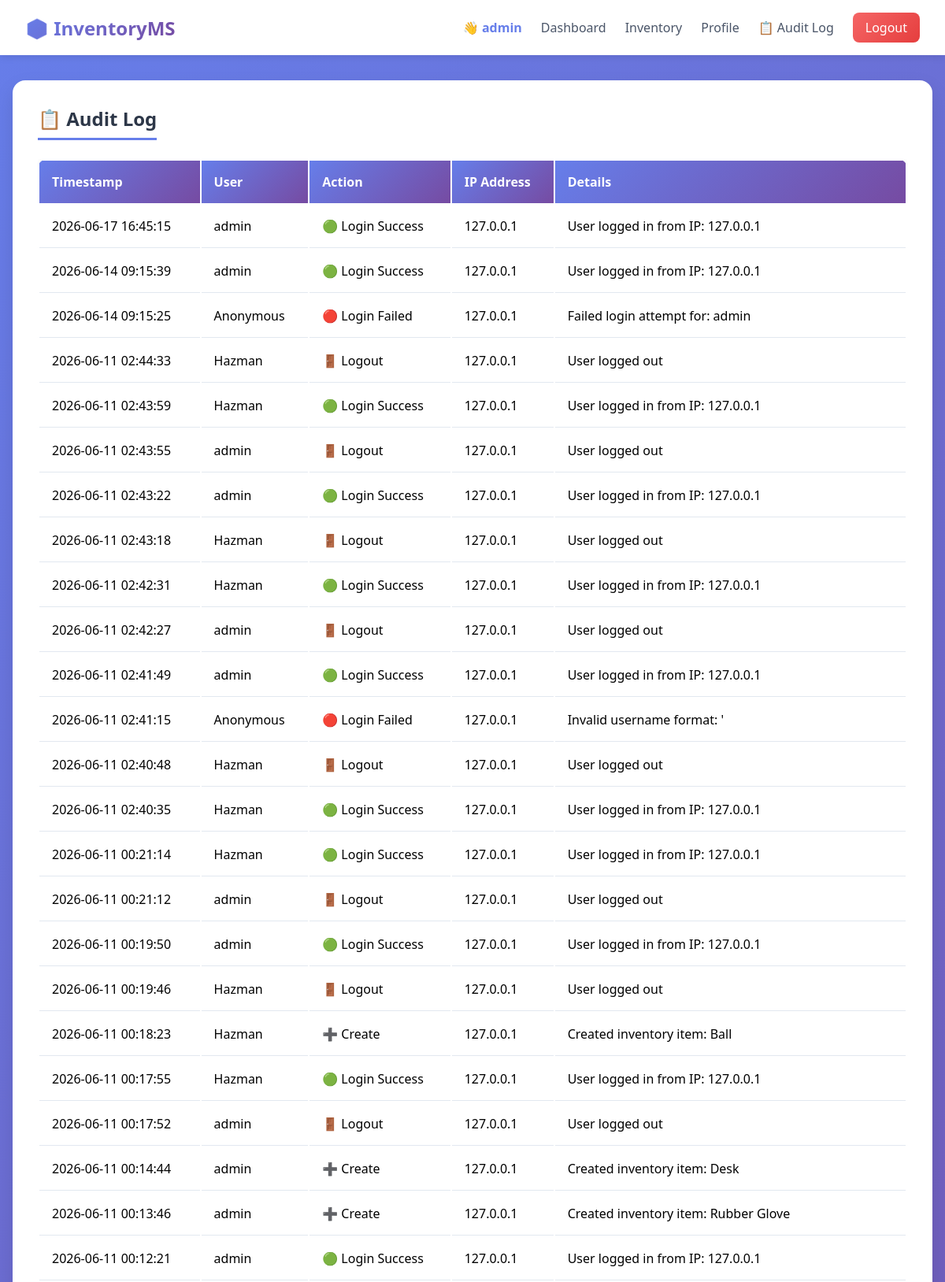
Page /audit-log/ (signed in, upper part) on the committed database.
### inventory/models.py (models this page shows, shortened)
class AuditLog(models.Model):
    ACTION_CHOICES = [
        ('login_success', 'Login Success'),
        ('login_failed', 'Login Failed'),
        ('logout', 'Logout'),
        ('create', 'Create'),
        ('update', 'Update'),
        ('delete', 'Delete'),
        ('access_denied', 'Access Denied'),
    ]
    user = models.ForeignKey(User, on_delete=models.SET_NULL, null=True, blank=True)
    action = models.CharField(max_length=20, choices=ACTION_CHOICES)
    ip_address = models.GenericIPAddressField(null=True, blank=True)
    user_agent = models.TextField(blank=True)
    details = models.TextField(blank=True)
    timestamp = models.DateTimeField(auto_now_add=True)
    class Meta:
        ordering = ['-timestamp']

### inventory/views.py (the view)
# urls.py: path('audit-log/', views.audit_log_view, name='audit_log'),
@login_required
@role_required(['admin'])  # Only admin can view audit logs
def audit_log_view(request):
    logs = AuditLog.objects.all()[:100]  # Last 100 logs
    return render(request, 'audit_log.html', {'logs': logs})

### airscan/inventory/templates/audit_log.html
{% extends 'base.html' %}
{% block content %}
<div class="card">
    <h2 class="card-header">📋 Audit Log</h2>
    <div style="overflow-x: auto;">
        <table>
            <thead>
                <tr>
                    <th>Timestamp</th>
                    <th>User</th>
                    <th>Action</th>
                    <th>IP Address</th>
                    <th>Details</th>
                </tr>
            </thead>
            <tbody>
                {% for log in logs %}
                <tr>
                    <td>{{ log.timestamp|date:"Y-m-d H:i:s" }}</td>
                    <td>{{ log.user.username|default:"Anonymous"|escape }}</td>
                    <td>
                        {% if log.action == 'login_success' %}🟢 Login Success
                        {% elif log.action == 'login_failed' %}🔴 Login Failed
                        {% elif log.action == 'logout' %}🚪 Logout
                        {% elif log.action == 'create' %}➕ Create
                        {% elif log.action == 'update' %}✏️ Update
                        {% elif log.action == 'delete' %}🗑️ Delete
                        {% else %}{{ log.action|escape }}{% endif %}
                    </td>
                    <td>{{ log.ip_address|default:"N/A" }}</td>
                    <td>{{ log.details|escape|truncatechars:50 }}</td>
                </tr>
                {% empty %}
                <tr><td colspan="5" style="text-align: center;">📭 No logs available.</td></tr>
                {% endfor %}
            </tbody>
        </table>
    </div>
</div>
{% endblock %}

### airscan/inventory/templates/base.html (shortened to what this page needs)
<!DOCTYPE html>
<html lang="en">
<head>
</head>
<body>
    <nav class="navbar">
        <div class="logo">📦 InventoryMS</div>
        <div class="nav-links">
            {% if user.is_authenticated %}
                <span class="user-greeting">👋 {{ user.username|escape }}</span>
                <a href="{% url 'dashboard' %}">Dashboard</a>
                <a href="{% url 'inventory_list' %}">Inventory</a>
                <a href="{% url 'profile' %}">Profile</a>
                {% if user.is_superuser %}
                    <a href="{% url 'audit_log' %}">📋 Audit Log</a>
                {% endif %}
                <a href="{% url 'logout' %}" class="logout-btn">Logout</a>
            {% else %}
                <a href="{% url 'login' %}">Login</a>
                <a href="{% url 'register' %}">Register</a>
            {% endif %}
        </div>
    </nav>
    <div class="container">
        {% block content %}{% endblock %}
    </div>
</body>
</html>

### airscan/inventory/templates/base.html (style rules this page uses)
* { margin: 0; padding: 0; box-sizing: border-box; }
body { font-family: 'Segoe UI', Tahoma, Geneva, Verdana, sans-serif; background: linear-gradient(135deg, #667eea 0%, #764ba2 100%); min-height: 100vh; }
.navbar { background: white; box-shadow: 0 2px 10px rgba(0,0,0,0.1); padding: 1rem 2rem; display: flex; justify-content: space-between; align-items: center; flex-wrap: wrap; }
.logo { font-size: 1.5rem; font-weight: bold; background: linear-gradient(135deg, #667eea, #764ba2); -webkit-background-clip: text; background-clip: text; color: transparent; }
.nav-links { display: flex; gap: 1.5rem; align-items: center; flex-wrap: wrap; }
.nav-links a { text-decoration: none; color: #4a5568; font-weight: 500; transition: color 0.3s; }
.user-greeting { color: #667eea; font-weight: bold; }
.logout-btn { background: linear-gradient(135deg, #f56565, #e53e3e); color: white !important; padding: 0.5rem 1rem; border-radius: 8px; }
.container { max-width: 1200px; margin: 2rem auto; padding: 0 1rem; }
.card { background: white; border-radius: 16px; box-shadow: 0 10px 25px rgba(0,0,0,0.1); padding: 2rem; margin-bottom: 1.5rem; }
.card-header { font-size: 1.5rem; font-weight: bold; color: #2d3748; margin-bottom: 1.5rem; padding-bottom: 0.5rem; border-bottom: 3px solid #667eea; display: inline-block; }
table { width: 100%; background: white; border-radius: 12px; overflow: hidden; box-shadow: 0 5px 15px rgba(0,0,0,0.1); }
th { background: linear-gradient(135deg, #667eea, #764ba2); color: white; padding: 1rem; text-align: left; }
td { padding: 1rem; border-bottom: 1px solid #e2e8f0; }

### rows in the picture
AuditLog: timestamp "2026-06-17 16:45:15", user.username "admin", action "🟢 Login Success", ip_address "127.0.0.1", details "User logged in from IP: 127.0.0.1"
AuditLog: timestamp "2026-06-14 09:15:39", user.username "admin", action "🟢 Login Success", ip_address "127.0.0.1", details "User logged in from IP: 127.0.0.1"
AuditLog: timestamp "2026-06-14 09:15:25", user.username "Anonymous", action "🔴 Login Failed", ip_address "127.0.0.1", details "Failed login attempt for: admin"
AuditLog: timestamp "2026-06-11 02:44:33", user.username "Hazman", action "🚪 Logout", ip_address "127.0.0.1", details "User logged out"
AuditLog: timestamp "2026-06-11 02:43:59", user.username "Hazman", action "🟢 Login Success", ip_address "127.0.0.1", details "User logged in from IP: 127.0.0.1"
AuditLog: timestamp "2026-06-11 02:43:55", user.username "admin", action "🚪 Logout", ip_address "127.0.0.1", details "User logged out"
AuditLog: timestamp "2026-06-11 02:43:22", user.username "admin", action "🟢 Login Success", ip_address "127.0.0.1", details "User logged in from IP: 127.0.0.1"
AuditLog: timestamp "2026-06-11 02:43:18", user.username "Hazman", action "🚪 Logout", ip_address "127.0.0.1", details "User logged out"
AuditLog: timestamp "2026-06-11 02:42:31", user.username "Hazman", action "🟢 Login Success", ip_address "127.0.0.1", details "User logged in from IP: 127.0.0.1"
AuditLog: timestamp "2026-06-11 02:42:27", user.username "admin", action "🚪 Logout", ip_address "127.0.0.1", details "User logged out"
AuditLog: timestamp "2026-06-11 02:41:49", user.username "admin", action "🟢 Login Success", ip_address "127.0.0.1", details "User logged in from IP: 127.0.0.1"
AuditLog: timestamp "2026-06-11 02:41:15", user.username "Anonymous", action "🔴 Login Failed", ip_address "127.0.0.1", details "Invalid username format: '"
AuditLog: timestamp "2026-06-11 02:40:48", user.username "Hazman", action "🚪 Logout", ip_address "127.0.0.1", details "User logged out"
AuditLog: timestamp "2026-06-11 02:40:35", user.username "Hazman", action "🟢 Login Success", ip_address "127.0.0.1", details "User logged in from IP: 127.0.0.1"
AuditLog: timestamp "2026-06-11 00:21:14", user.username "Hazman", action "🟢 Login Success", ip_address "127.0.0.1", details "User logged in from IP: 127.0.0.1"
AuditLog: timestamp "2026-06-11 00:21:12", user.username "admin", action "🚪 Logout", ip_address "127.0.0.1", details "User logged out"
AuditLog: timestamp "2026-06-11 00:19:50", user.username "admin", action "🟢 Login Success", ip_address "127.0.0.1", details "User logged in from IP: 127.0.0.1"
AuditLog: timestamp "2026-06-11 00:19:46", user.username "Hazman", action "🚪 Logout", ip_address "127.0.0.1", details "User logged out"
AuditLog: timestamp "2026-06-11 00:18:23", user.username "Hazman", action "➕ Create", ip_address "127.0.0.1", details "Created inventory item: Ball"
AuditLog: timestamp "2026-06-11 00:17:55", user.username "Hazman", action "🟢 Login Success", ip_address "127.0.0.1", details "User logged in from IP: 127.0.0.1"
AuditLog: timestamp "2026-06-11 00:17:52", user.username "admin", action "🚪 Logout", ip_address "127.0.0.1", details "User logged out"
AuditLog: timestamp "2026-06-11 00:14:44", user.username "admin", action "➕ Create", ip_address "127.0.0.1", details "Created inventory item: Desk"
AuditLog: timestamp "2026-06-11 00:13:46", user.username "admin", action "➕ Create", ip_address "127.0.0.1", details "Created inventory item: Rubber Glove"
AuditLog: timestamp "2026-06-11 00:12:21", user.username "admin", action "🟢 Login Success", ip_address "127.0.0.1", details "User logged in from IP: 127.0.0.1"

### other values in the picture
{{ user.username|escape }} "admin"
